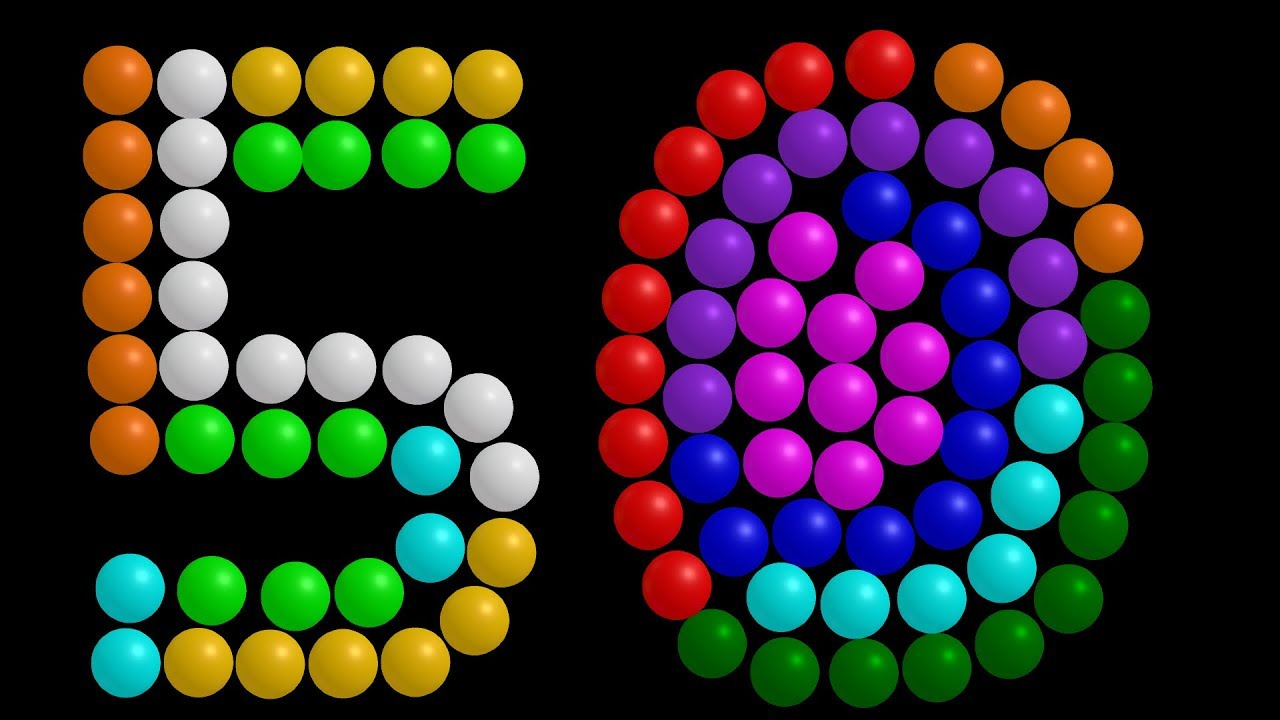
#> input picture HsvUpperLowerBoundsLocator/balls.jpg, 1280 x 720 px, given in place of the camera
$ python HSVObjectDetection.py
#> lines starting #> are read from the running program, lines starting #| are printed output that depends on the picture; after the words box and inside, x2 and y2 are one past the last pixel; in counts of white or black regions, pixels touching at a corner belong together
# Time 2:35
#Hue corresponds to the color components ( base pigment )
#HSV Hue Saturation Value
#HSV is also known as Hue Saturation Value
#Hue is a single value that represents color

#Hue : color in degree ( 0 to 360 degree )
#Saturation: How far it is from the center (0-1 Dominance of Hue (center to outer))
#Value/Brightness: 0 to 1

#there are 150 conversion methods and one of then is coloured to HSV
import cv2 as cv
import numpy as np

class HSVObjectDetection:
    def __init__(self):
        print("Initializing camera...")
        self.cap = cv.VideoCapture(0)
        print("Camera initialized...")
        self.mainWindow = "mainWindow"
        self.trackingWindow = 'trackingWindow'
        self.maskWindow = 'maskedWindow'
        cv.namedWindow(self.mainWindow)
        cv.namedWindow(self.trackingWindow)
        cv.namedWindow(self.maskWindow)


        pass
    def __del__(self):
        pass
    def BeginDemo(self):
        while True:
            _,frame = self.cap.read()
#> frame is the input picture: shape (720, 1280, 3); mean B, G, R 42.4, 42.1, 47.6
            hsv = cv.cvtColor(frame,cv.COLOR_BGR2HSV)
#> hsv: shape (720, 1280, 3); mean H, S, V 44, 124.2, 76.6
            l_b = np.array([110,50,50]) #hsv for blue
            u_b = np.array([130,255,255])

            mask = cv.inRange(hsv, l_b,u_b)
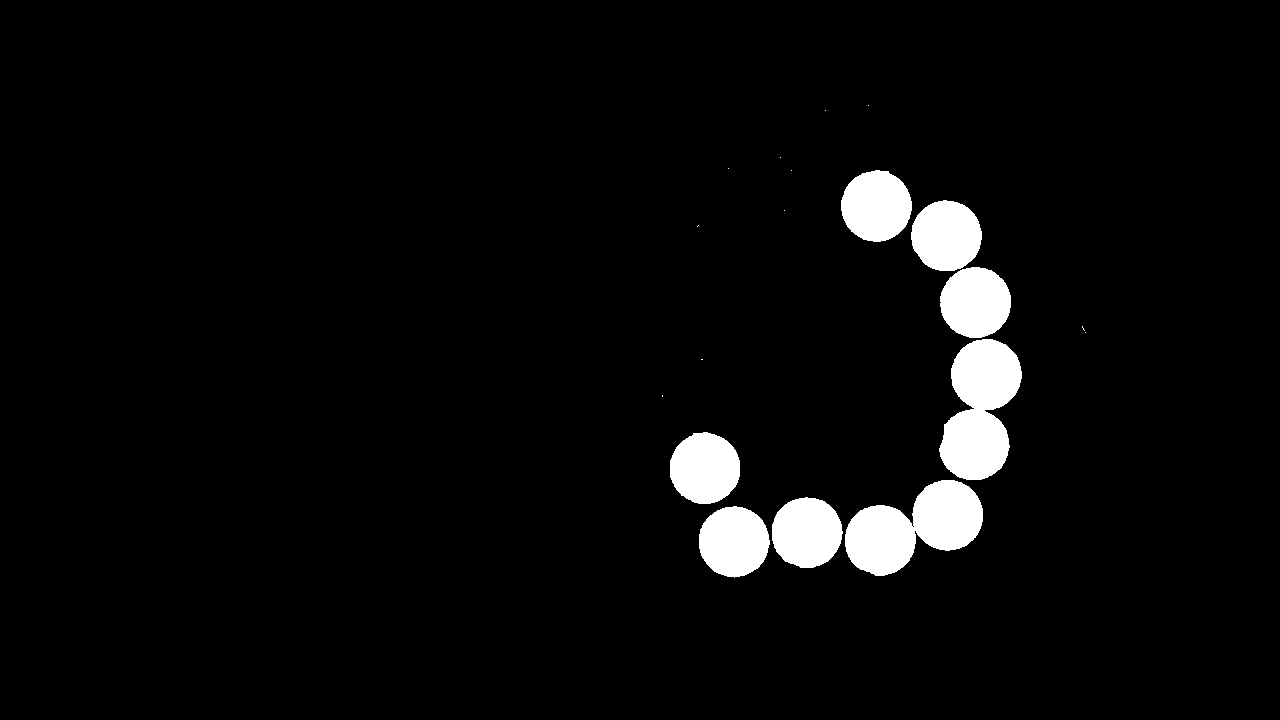
#> mask: shape (720, 1280); 4.3% white; 19 white regions (11 under 20 px), largest, box (x1, y1, x2, y2) and area: (845, 480, 983, 576) 7882, (939, 339, 1022, 480) 7842, (940, 267, 1011, 338) 3957
            cv.imshow(self.maskWindow,mask)

            res = cv.bitwise_and(frame,frame,mask=mask)
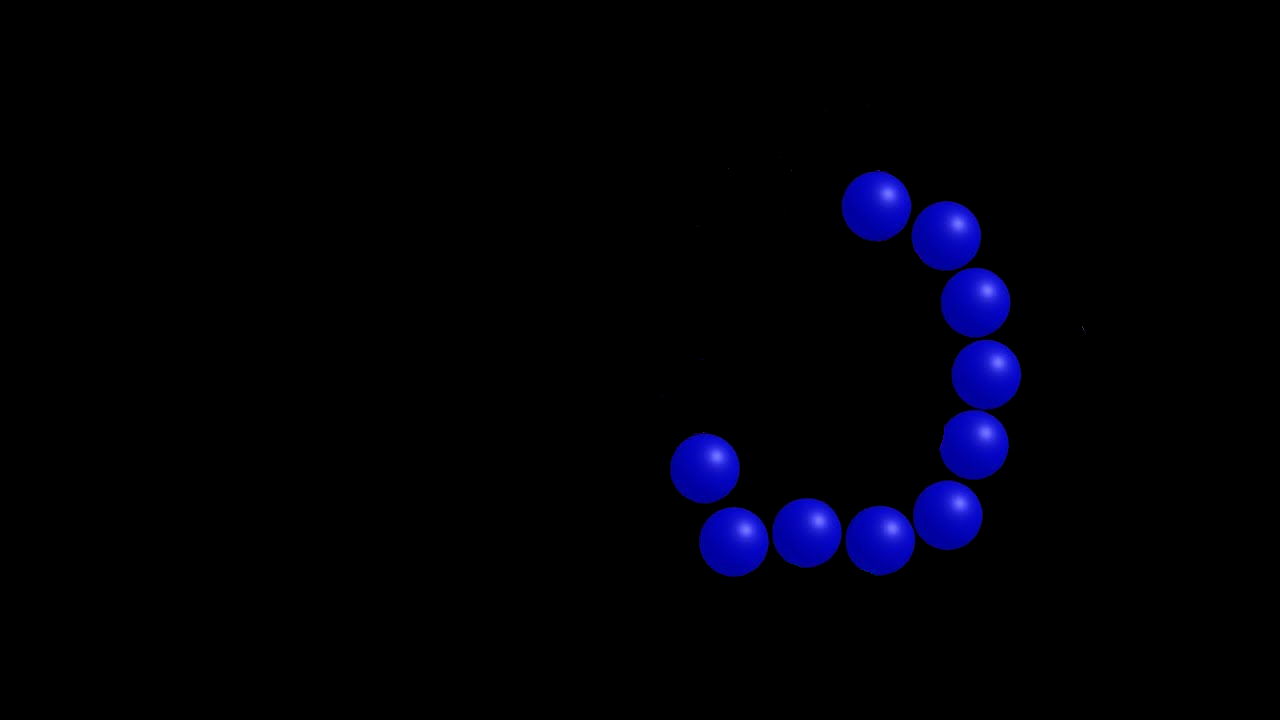
#> res: shape (720, 1280, 3); mean B, G, R 7.6, 0.5, 0.5

            cv.imshow(self.mainWindow,hsv)
            cv.imshow('res',res)
            if cv.waitKey(1) == 27:
#> (key Esc is pressed here)
                break
        pass


if __name__ == "__main__":
    o = HSVObjectDetection()
    o.BeginDemo()
    print("destroying all windows")
    cv.destroyAllWindows()
